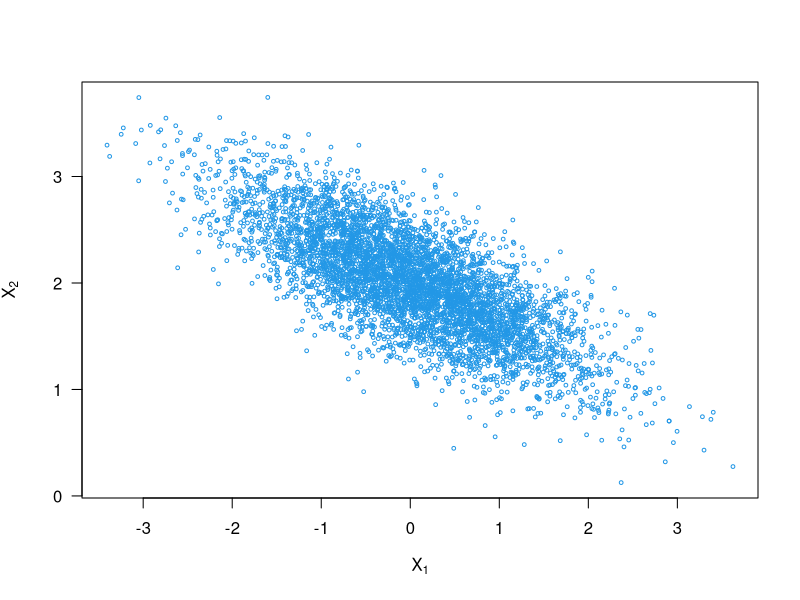

This chart was generated by the following R code:
#### initialize constants and parameters ####

N <- 5000
## lenght of chain
burn <- 1000
## burn-in length
X <- matrix(0,N,2)
## the chain, a bivariate sample

rho <- -0.75
## corelation
mu_1 <- 0
mu_2 <- 2
sigma_1 <- 1
sigma_2 <- 0.5

s_1 <- sqrt(1-rho^2)*sigma_1
s_2 <- sqrt(1-rho^2)*sigma_2

#### generate the chain ####

X[1,] <- c(mu_1, mu_2)

for (i in 2:N){
  x_2 <- X[i-1,2]
  m_1 <- mu_1 + rho * (x_2 - mu_2) * sigma_1/sigma_2
  X[i, 1] <- rnorm(1, m_1, s_1)
  
  x_1 <- X[i, 1]
  m_2 <- mu_2 + rho * (x_1 - mu_1) * sigma_2/sigma_1
  X[i,2] <- rnorm(1, m_2, s_2)
}

b <- burn +1
x <- X

plot(x, main="", cex=.5, xlab=bquote(X[1]),ylab=bquote(X[2]), ylim=range(x[,2]),las=1, col=4)
